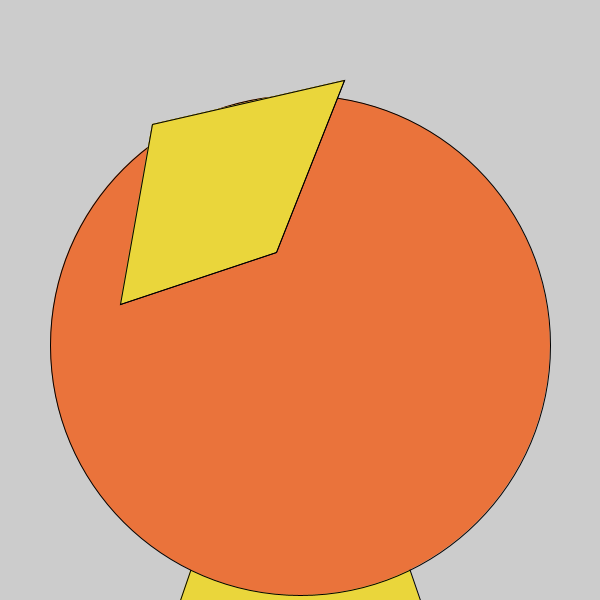
Frame 1 (no input)
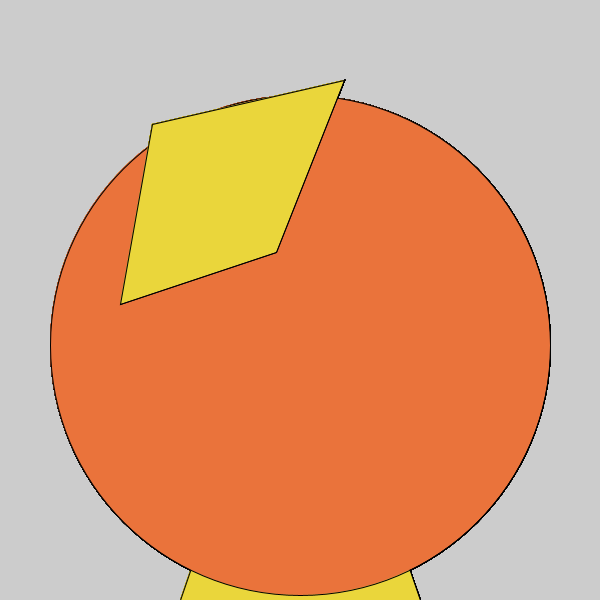
Frame 60 (the mouse pressed at the canvas centre just before this capture)
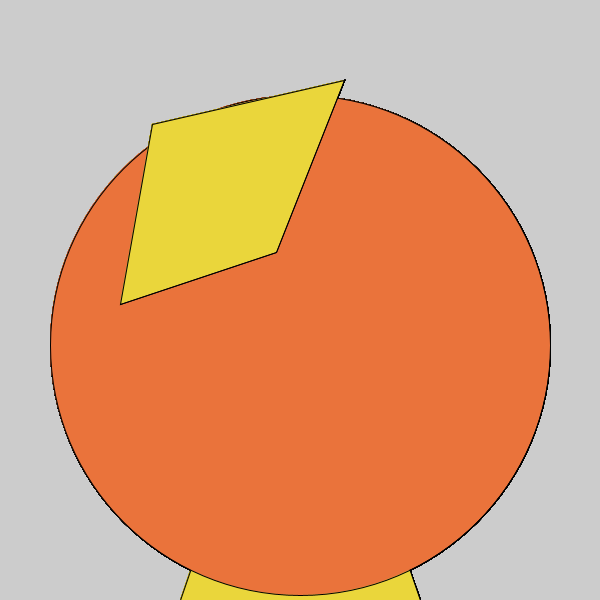
Frame 120 (the mouse held since frame 60 and released just before this capture)

The Processing sketch that drew these frames (run headless with seeded random() and noise(); from frame 60 on, the mouse is pressed at the canvas centre):

// Processing sketch: function_pde
// ── function_pde.pde
void setup() { 
  size(600, 600);
}

void draw() { 
  fill(#EAD63B);
  triangle(180,600,420,600,300,250);
  fill(#EA733B);
  circle(300, 345, 500);
  fill(#EAD63B);
  quad(152, 124, 344, 80, 276, 252, 120, 304); 
  fill(#EAD63B);
  quad(152, 124, 344, 80, 276, 252, 120, 304);
}
